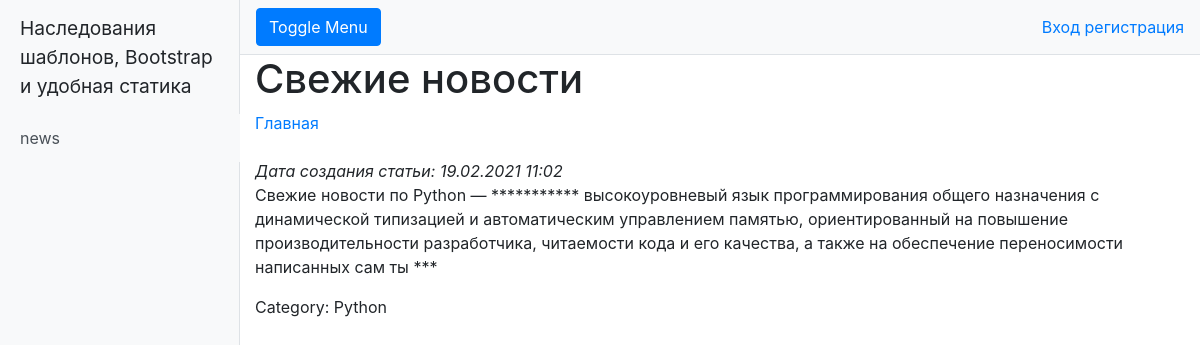
Page /3 on the committed database.
### NewsPaper/models.py (models this page shows, shortened)
class Post(models.Model):
    state = 'ST'
    news = 'NE'
    FIELD = [
        (state, 'Статья'),
        (news, 'Новость')
    ]
    type = models.CharField(max_length=2, choices=FIELD)
    post_date_creation = models.DateTimeField(auto_now_add=True)
    post_heading = models.CharField(max_length=255)
    post_text = models.TextField()
    post_rating = models.IntegerField(default=0)
    author = models.ForeignKey(Author, on_delete=models.CASCADE)
    category = models.ManyToManyField(Category, through='PostCategory')

class Category(models.Model):
    name_category = models.CharField(max_length=255, unique=True)
    def __str__(self):
        return f'{self.name_category}'

### NewsPaper/views.py (the view)
# urls.py: path('<int:pk>', NewsDetail.as_view()),
class NewsDetail(DetailView):
    model = Post  # модель всё та же, но мы хотим получать детали конкретно отдельного товара
    template_name = 'single_news.html'  # название шаблона будет product.html
    context_object_name = 'single_news'  # название объекта. в нём будет
    queryset = Post.objects.filter(type='NE')
    def get_context_data(self, **kwargs):
        context = super().get_context_data(**kwargs)
        context['category'] = PostCategory.objects.filter(post__id=self.kwargs.get('pk'))[0].category
        return context

### NewsPaper/templatetags/my_filters.py (called while the page is built)
@register.filter(name='censor')
def censor(value):
    if isinstance(value, str):
        censor_words = ['плохоеслово', 'компостер', 'гадость', 'лох']
        split_string = value.split()
        for word in censor_words:
            if word in split_string:
                for j in range(len(split_string)):
                    if word == split_string[j]:
                        split_string[j] = '*' * len(split_string[j])
        return ' '.join(split_string)
    else:
        raise ValueError(f'Ошибка: значение должно быть строкой')

### templates/single_news.html (shortened to what this page needs)
{% extends 'default.html' %}
{% load my_filters %}
{% block content %}
    <h1>{{ single_news.post_heading|censor }}</h1>
    <div><a href="/news/">Главная</a></div>
    <br>
    <i>Дата создания статьи: {{ single_news.post_date_creation|date:'d.m.Y H:m' }}</i>
    <p>{{ single_news.post_text|censor }}</p>
    <p>Category: {{ category }}</p>
{% endblock content %}

### templates/default.html (shortened to what this page needs)
{% load static %}
<!DOCTYPE html>
<html lang="en">
<head>
  <link href="{% static 'vendor/bootstrap/css/bootstrap.min.css' %}" rel="stylesheet ">
  <link href="{% static 'css/simple-sidebar.css' %}" rel="stylesheet">
</head>
<body>
  <div class="d-flex" id="wrapper">
    <div class="bg-light border-right" id="sidebar-wrapper" style="max-width: 240px;">
      <div class="sidebar-heading">Наследования шаблонов, Bootstrap и удобная статика</div>
      <div class="list-group list-group-flush">
        <a href="/news" class="list-group-item list-group-item-action bg-light">news</a>
      </div>
    </div>
    <div id="page-content-wrapper">
      <nav class="navbar navbar-expand-lg navbar-light bg-light border-bottom">
        <button class="btn btn-primary" id="menu-toggle">Toggle Menu</button>
      <div class="collapse navbar-collapse" id="navbarSupportedContent">
          <ul class="navbar-nav ml-auto mt-2 mt-lg-0">
            <li class="nav-item active">
              {% if user.is_authenticated %}
                <span>Привет: {{ user.username }}</span>
                <a href="{% url 'account_logout' %}">Выход</a>
              {% else %}
                <a href="{% url 'account_login' %}">Вход</a>
                <a href="{% url 'account_signup' %}">регистрация</a>
              {% endif %}
            </li>
          </ul>
        </div>
      </nav>
      <div class="container-fluid">
          {% block content %}{% endblock content %}
      </div>
    </div>
  </div>
</body>
</html>

### static/css/simple-sidebar.css (style rules this page uses)
#wrapper { overflow-x: hidden; }
#sidebar-wrapper { min-height: 100vh; margin-left: -15rem; -webkit-transition: margin .25s ease-out; -moz-transition: margin .25s ease-out; -o-transition: margin .25s ease-out; transition: margin .25s ease-out; }
#sidebar-wrapper .sidebar-heading { padding: 0.875rem 1.25rem; font-size: 1.2rem; }
#sidebar-wrapper .list-group { width: 15rem; }
#page-content-wrapper { min-width: 100vw; }
@media (min-width: 768px) { #sidebar-wrapper { margin-left: 0; } }
@media (min-width: 768px) { #page-content-wrapper { min-width: 0; width: 100%; } }

### rows in the picture
Post: post_heading|censor "Свежие новости", post_date_creation "19.02.2021 11:02", post_text|censor "Свежие новости по Python — *********** высокоуровневый язык программирования общего назначения с динамической типизацией и автоматическим управлением памятью, ориентированный на повышение производительности разработчика, читаемости кода и его качества, а также на обеспечение переносимости написанных сам ты ***"
Category: name_category "Python"
